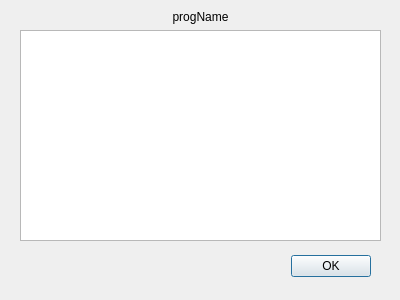
<?xml version="1.0" encoding="UTF-8"?>
<ui version="4.0">
 <class>ProgramEditorWindow</class>
 <widget class="QDialog" name="ProgramEditorWindow">
  <property name="geometry">
   <rect>
    <x>0</x>
    <y>0</y>
    <width>400</width>
    <height>300</height>
   </rect>
  </property>
  <property name="windowTitle">
   <string>Dialog</string>
  </property>
  <widget class="QDialogButtonBox" name="buttonBox">
   <property name="geometry">
    <rect>
     <x>290</x>
     <y>250</y>
     <width>81</width>
     <height>32</height>
    </rect>
   </property>
   <property name="orientation">
    <enum>Qt::Horizontal</enum>
   </property>
   <property name="standardButtons">
    <set>QDialogButtonBox::Ok</set>
   </property>
  </widget>
  <widget class="QWidget" name="">
   <property name="geometry">
    <rect>
     <x>20</x>
     <y>10</y>
     <width>361</width>
     <height>231</height>
    </rect>
   </property>
   <layout class="QVBoxLayout" name="verticalLayout">
    <item>
     <widget class="QLabel" name="progName">
      <property name="text">
       <string>progName</string>
      </property>
      <property name="alignment">
       <set>Qt::AlignCenter</set>
      </property>
     </widget>
    </item>
    <item>
     <widget class="QTextEdit" name="progEdit"/>
    </item>
   </layout>
  </widget>
 </widget>
 <resources/>
 <connections>
  <connection>
   <sender>buttonBox</sender>
   <signal>accepted()</signal>
   <receiver>ProgramEditorWindow</receiver>
   <slot>accept()</slot>
   <hints>
    <hint type="sourcelabel">
     <x>248</x>
     <y>254</y>
    </hint>
    <hint type="destinationlabel">
     <x>157</x>
     <y>274</y>
    </hint>
   </hints>
  </connection>
  <connection>
   <sender>buttonBox</sender>
   <signal>rejected()</signal>
   <receiver>ProgramEditorWindow</receiver>
   <slot>reject()</slot>
   <hints>
    <hint type="sourcelabel">
     <x>316</x>
     <y>260</y>
    </hint>
    <hint type="destinationlabel">
     <x>286</x>
     <y>274</y>
    </hint>
   </hints>
  </connection>
 </connections>
</ui>
